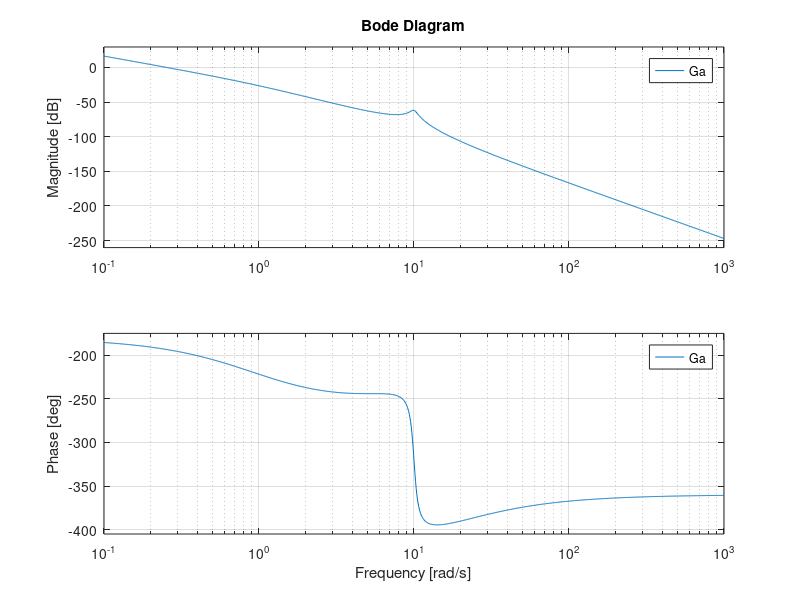
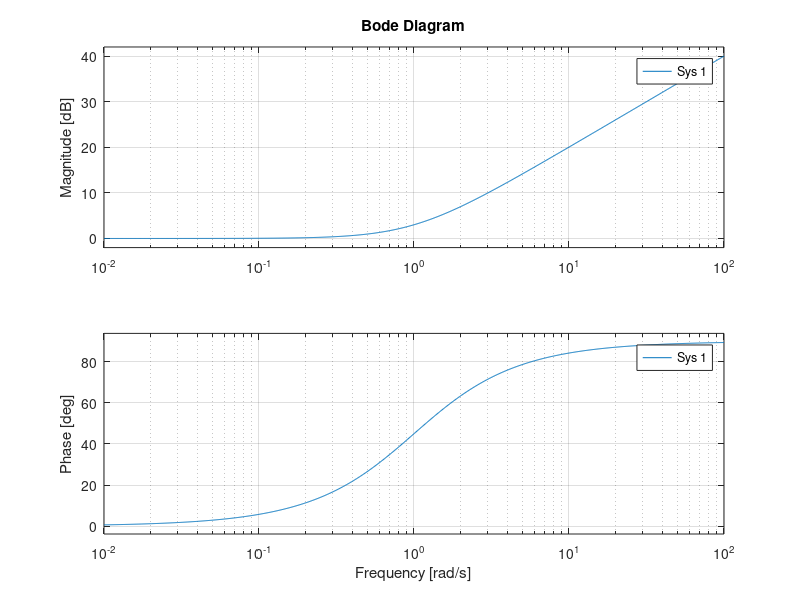
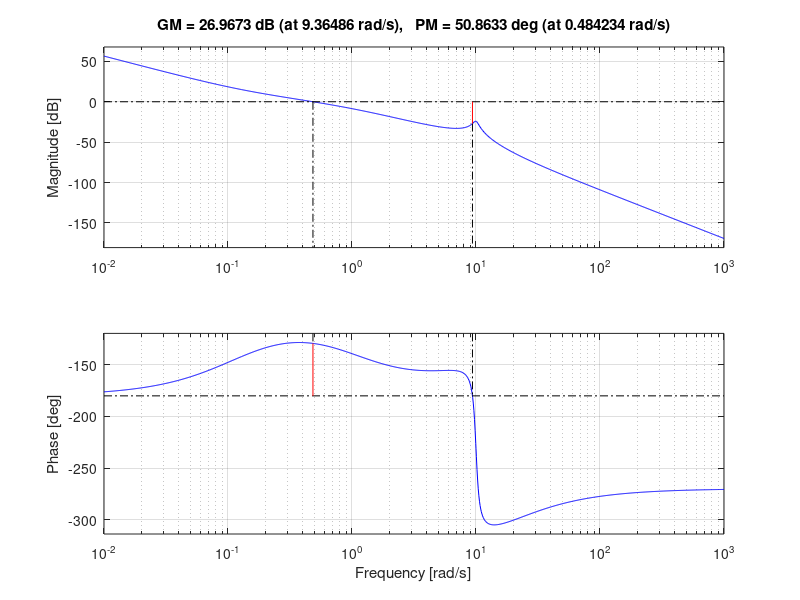
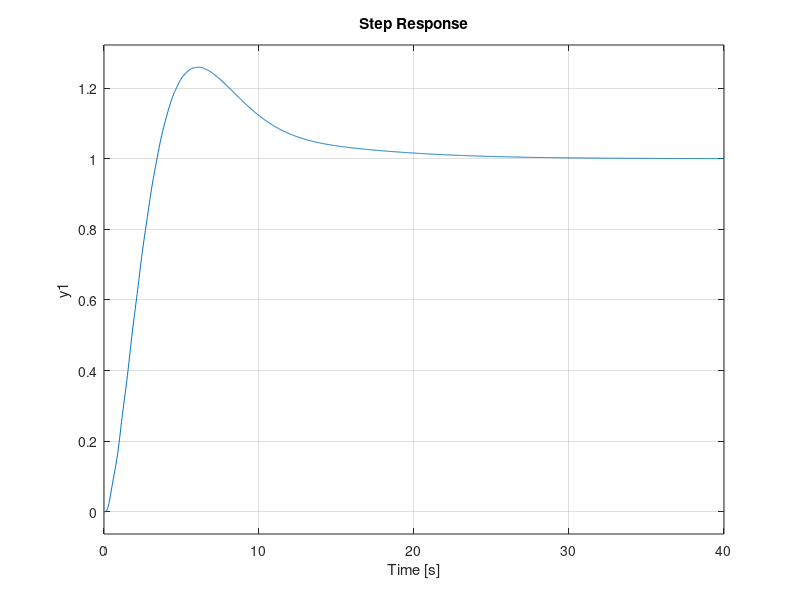

Write the MATLAB code that produced these figures, in order.
clear all
close all

s = tf('s')
F = 8*(s+15) / (9*s*(s+1)*(s^2+s+100))

Kf = dcgain(s*F)

%dobbiamo inserire un polo nel controllore

%3/kga < 45
Kc = 3/(Kf*45)
Kc = 0.50

%positivo

%analisi specifiche dinamiche
%ts circa 4 (3.8 < ts < 4.2)
%wb = 0.75
wcd = 0.45

%sovraelongazione < 30%
%Mr = 3.19db
%margine di fase = 44

Ga = Kc/s * F
figure,bode(Ga) %68 gradi da recuperare e 11.3 db

%due reti PI
figure,bode(1+s)
xz = 3.5
tauz = xz/wcd
Rz = 1+tauz*s

Ga2 = Ga*Rz
[m,f] = bode(Ga2,wcd)

figure,margin(Ga2)

C = Kc/s * Rz
W = feedback(C*F,1)
figure,step(W)
figure,bode(W)
